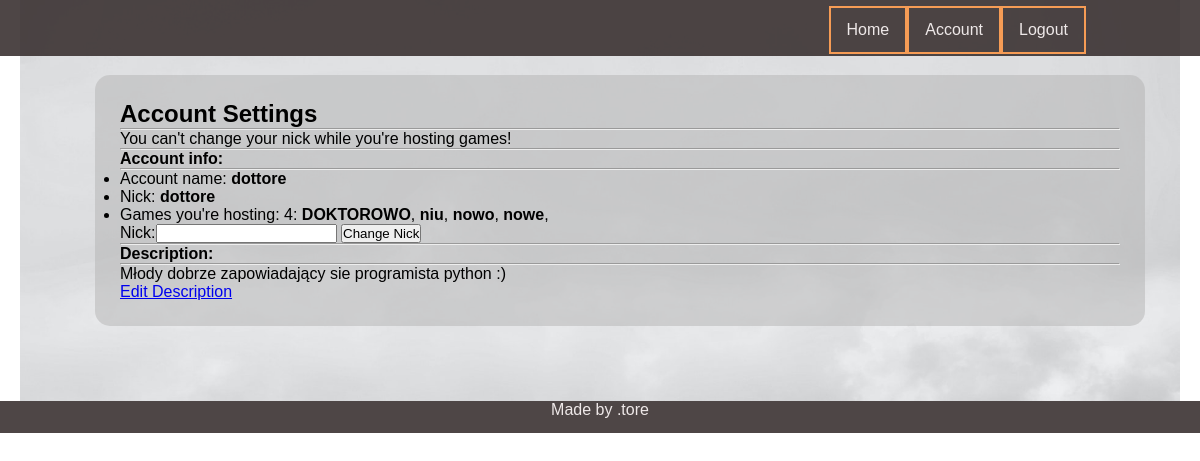
Page /player/account/dottore=nickchange_forbidden (signed in) on the committed database.
### game/models.py (models this page shows, shortened)
class Notification(models.Model):
    name = models.CharField(max_length=150)
    note = models.TextField(blank=True, null=True)

class Game(models.Model):
    name = models.CharField(max_length=150)
    host = models.CharField(max_length=10)
    is_played = models.BooleanField(default=False)
    max_players = models.IntegerField(default=4)
    who_is_ready = models.ManyToManyField(Player, related_name="guys_ready", blank=True)
    who_is_playing = models.ManyToManyField(Player, related_name="guys_playing", blank=True)
    turn = models.IntegerField(default=1)
    turn_of_player = models.ForeignKey(Player, on_delete=models.CASCADE, related_name='czyja_tura', blank=True,
                                       null=True)

### player/models.py (models this page shows, shortened)
class Player(models.Model):
    name = models.ForeignKey(User,on_delete=models.CASCADE,related_name='player_name')
    parent= models.CharField(max_length = 10)
    nick = models.CharField(max_length=10 )
    in_game= models.BooleanField(default = False)
    money = models.IntegerField(default=150)
    position = models.IntegerField(default=1)
    tossed_dice= models.BooleanField(default=False)
    description = models.TextField(max_length = 300, null = True)
    def __str__(self):
        return self.nick

### player/views.py (the view)
# urls.py: path('account/<str:acc>=<str:notif>', account, name="player_account"),
@login_required
def account(request, acc, notif):
    usr =request.user
    player = Player.objects.get(parent=usr.username)
    form = ChangeNick
    hs = Game.objects.filter(host=player.nick)
    hs_nr = hs.count()
    noti = Notification.objects.get(name=notif)
    desc = player.description
    args = {'player':player,'form':form, 'games':hs, 'games_nr':hs_nr,'notification':noti.note, 'description':desc}
    return render(request, 'player/player_account.html', args)

### templates/player/player_account.html (shortened to what this page needs)
{% extends 'base.html' %}
{% block content %}
<h1>Account Settings</h1>
<hr>
{{notification}}
<hr>
<div class = 'jumbotron'>
    <h4>Account info:</h4>
    <hr>
    <ul>
        <li>Account name:<strong> {{user.username}}</strong></li>
        <li>Nick: <strong>{{player}}</strong></li>
        <li>
            Games you're hosting: {{games_nr}}: {% for g in games %}
            <strong>{{g.name}}</strong>,
            {% endfor %}
        </li>
        <form method ="POST" action = '{% url 'change_nick' %}'>
{{form}}
    <button type = 'submit' name="create" value = 'ok'>Change Nick</button>
       </form>
    </ul>
    <hr>
    <h4> Description:</h4>
    <hr>
    <p>
        {{description}}
    </p>
    <a href='{% url "edit_description" user.username%}'>Edit Description</a>
</div>
</div>
{% endblock %}

### static/css/main.css (style rules this page uses)
* { padding: 0; margin: 0; box-sizing: border-box; }
body { font-family: "Noto Sans JP", sans-serif; }
:root { --main-bg-color: hsla(0, 0%, 70%, 50%); --main-bars-color: rgba(59, 50, 50, 0.9); --main-color-alpha: rgba(39, 26, 26, 0.3); --main-gold-border: #f69c55; --font-color: rgb(238, 232, 232); }

### rows in the picture
Notification: note "You can't change your nick while you're hosting games!"
Player: nick "dottore", description "Młody dobrze zapowiadający sie programista python :)"
Game: name "DOKTOROWO"
Game: name "niu"
Game: name "nowo"
Game: name "nowe"

### other values in the picture
{{ user.username }} "dottore"
{{ games_nr }} "4"
